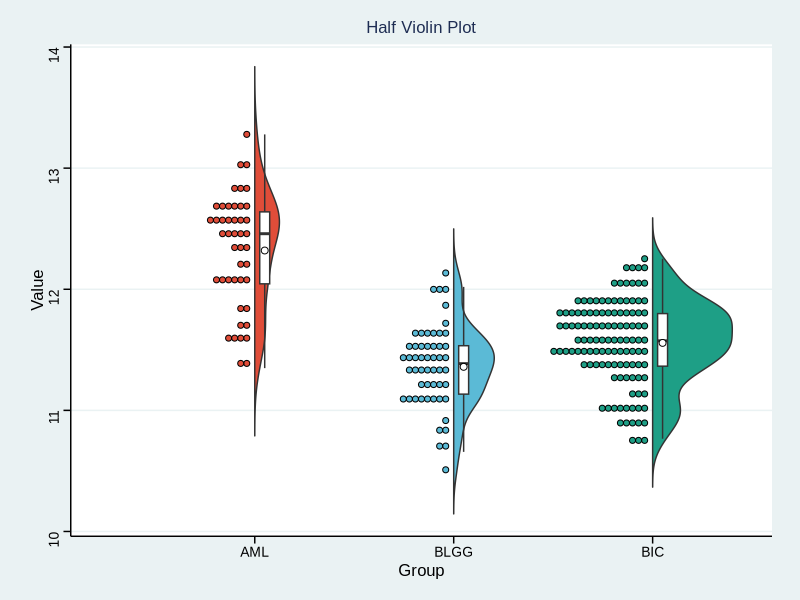

The R source for this figure:
## ---- chunk 1
# 安装包
if (!requireNamespace("ggplot2", quietly = TRUE)) {
  install.packages("ggplot2")
}
if (!requireNamespace("dplyr", quietly = TRUE)) {
  install.packages("dplyr")
}
if (!requireNamespace("ggpubr", quietly = TRUE)) {
  install.packages("ggpubr")
}
if (!requireNamespace("ggthemes", quietly = TRUE)) {
  install.packages("ggthemes")
}

# 加载包
library(ggplot2)
library(dplyr)
library(ggpubr)
library(ggthemes)
## ---- chunk 2
# 加载数据
data <- read.delim("files/Hiplot/085-half-violin-data.txt", header = T)

# 整理数据格式
colnames(data) <- c("Value", "Group")
data[, 2] <- factor(data[, 2], levels = unique(data[, 2]))

# 查看数据
head(data)
## ---- chunk 3
#| label: fig-1group-line
#| fig-cap: "半小提琴图"
#| out.width: "95%"
#| fig-height: 5
#| fig-width: 8
#| warning: false
#| error: false
#| message: false

# 半小提琴图
geom_flat_violin <- function(
  mapping = NULL, data = NULL, stat = "ydensity", position = "dodge", 
  trim = TRUE, scale = "area", show.legend = NA, inherit.aes = TRUE, ...) {
  ggplot2::layer(data = data, mapping = mapping, stat = stat, 
                 geom = geom_flat_violin_proto, position = position,
                 show.legend = show.legend, inherit.aes = inherit.aes,
                 params = list(trim = trim, scale = scale, ...))
}

"%||%" <- function(a, b) {
  if (!is.null(a)) {
    a
  } else {
    b
  }
}

geom_flat_violin_proto <-
  ggproto("geom_flat_violin_proto", Geom,
          setup_data = function(data, params) {
            data$width <- data$width %||%
              params$width %||% (resolution(data$x, FALSE) * 0.9)
            
            data %>%
              dplyr::group_by(.data = ., group) %>%
              dplyr::mutate(.data = ., ymin = min(y), ymax = max(y), xmin = x,
                            xmax = x + width / 2)
          },
          
          draw_group = function(data, panel_scales, coord) {
            data <- base::transform(data, xminv = x, 
                                    xmaxv = x + violinwidth * (xmax - x))
            
            newdata <- base::rbind(
              dplyr::arrange(.data = base::transform(data, x = xminv), y),
              dplyr::arrange(.data = base::transform(data, x = xmaxv), -y))
            
            newdata <- rbind(newdata, newdata[1, ])
            
            ggplot2:::ggname("geom_flat_violin",
                             GeomPolygon$draw_panel(newdata, panel_scales, coord))
          },
          
          draw_key = draw_key_polygon,
          
          default_aes = ggplot2::aes(weight = 1, colour = "grey20", fill = "white",
                                     size = 0.5, alpha = NA, linetype = "solid"),
          required_aes = c("x", "y")
        )

p <- ggplot(data = data, aes(Group, Value, fill = Group)) +
  geom_flat_violin(alpha = 1, scale = "count", trim = FALSE) +
  geom_boxplot(width = 0.05, fill = "white", alpha = 1, 
               outlier.colour = NA, position = position_nudge(0.05)) +
  stat_summary(fun = mean, geom = "point", fill = "white", shape = 21, size = 2,
               position = position_nudge(0.05)) +
  geom_dotplot(alpha = 1, binaxis = "y", dotsize = 0.5, stackdir = "down", 
               binwidth = 0.1, position = position_nudge(-0.025)) +
  theme(legend.position = "none") +
  xlab(colnames(data)[2]) +
  ylab(colnames(data)[1]) +
  guides(fill = F) +
  ggtitle("Half Violin Plot") +
  scale_fill_manual(values = c("#e04d39","#5bbad6","#1e9f86")) +
  theme_stata() +
  theme(text = element_text(family = "Arial"),
        plot.title = element_text(size = 12,hjust = 0.5),
        axis.title = element_text(size = 12),
        axis.text = element_text(size = 10),
        axis.text.x = element_text(angle = 0, hjust = 0.5,vjust = 1),
        legend.position = "right",
        legend.direction = "vertical",
        legend.title = element_text(size = 10),
        legend.text = element_text(size = 10))

p
